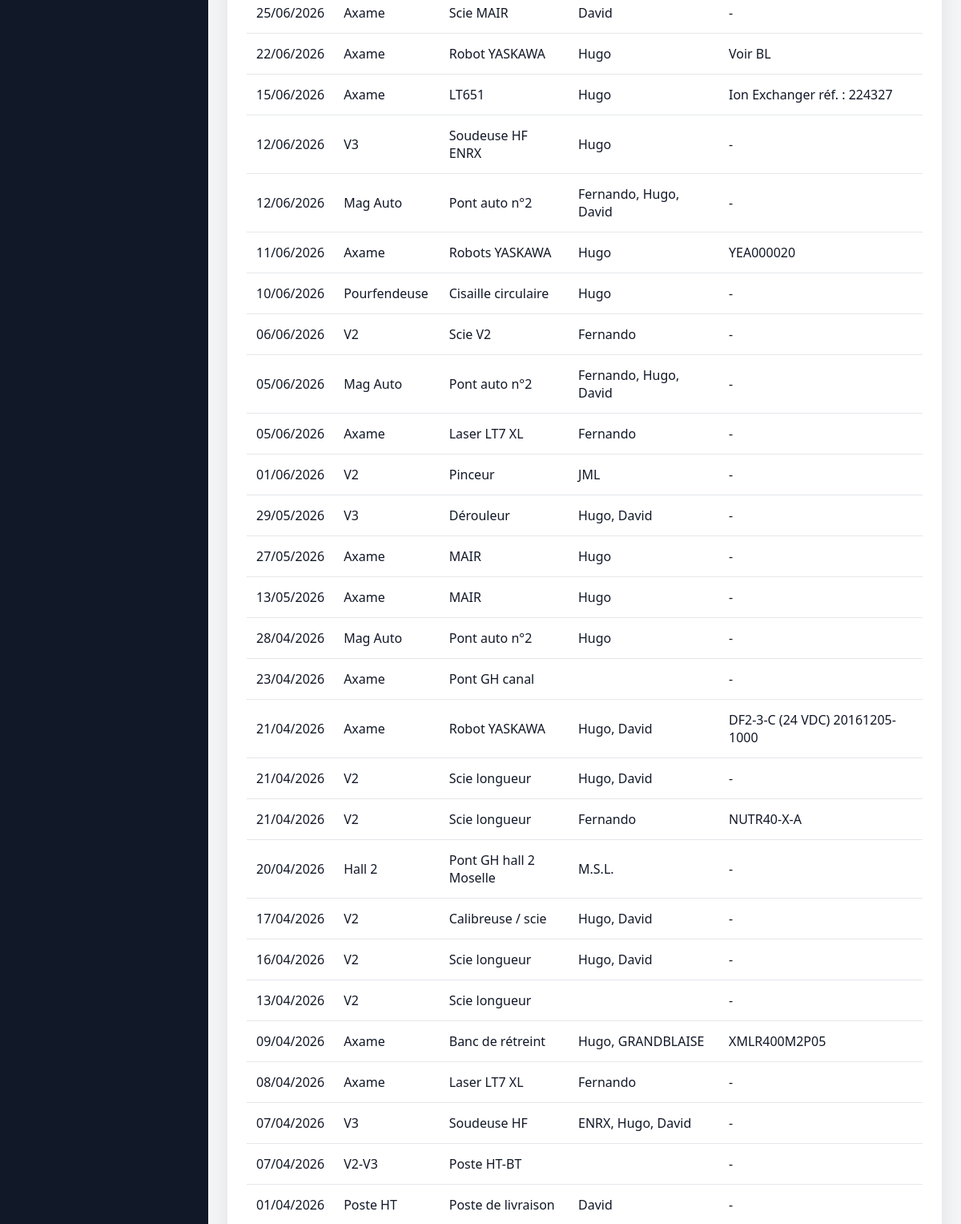
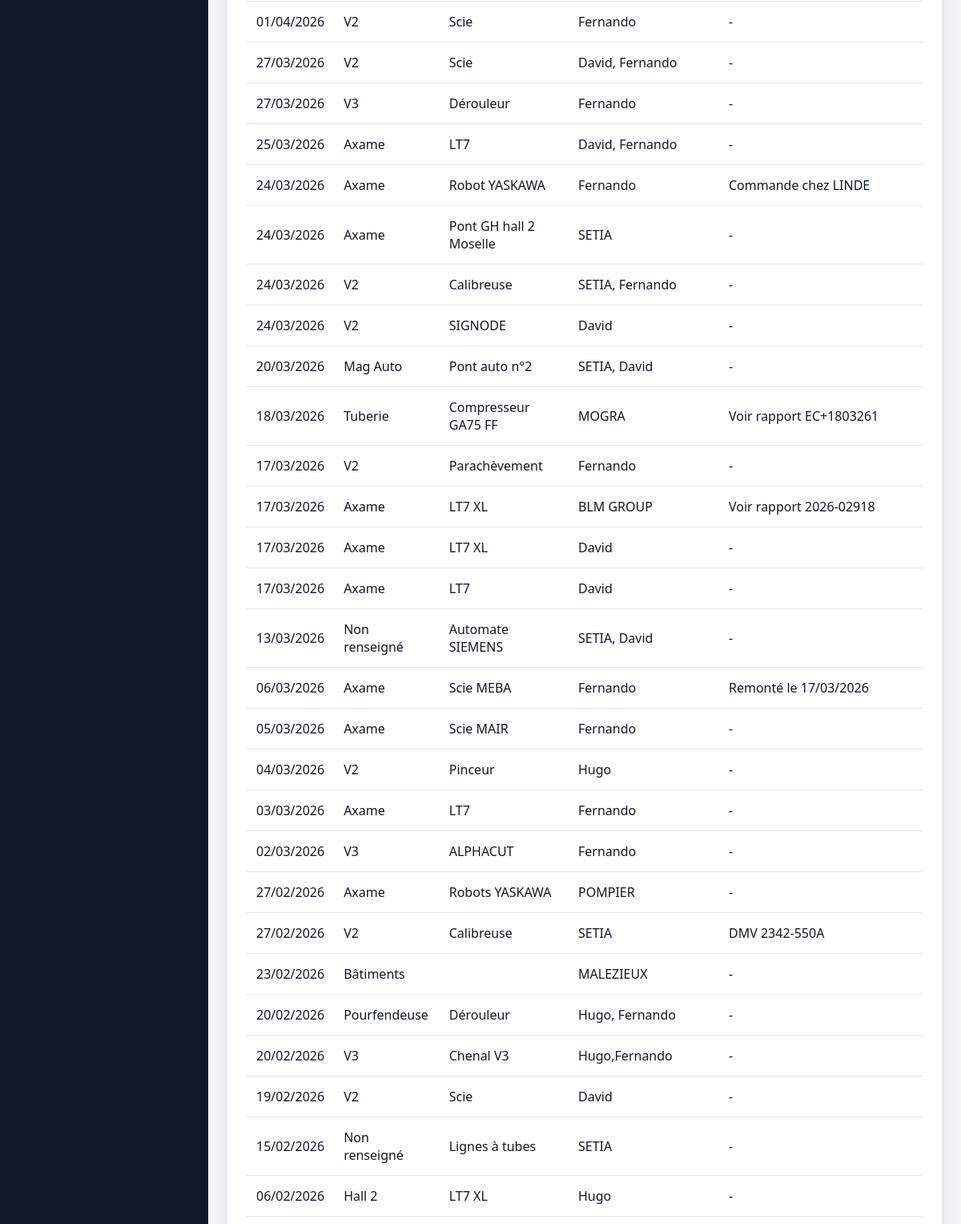
Page /rapports (middle part) on the earlier database version (2 pictures, top to bottom).
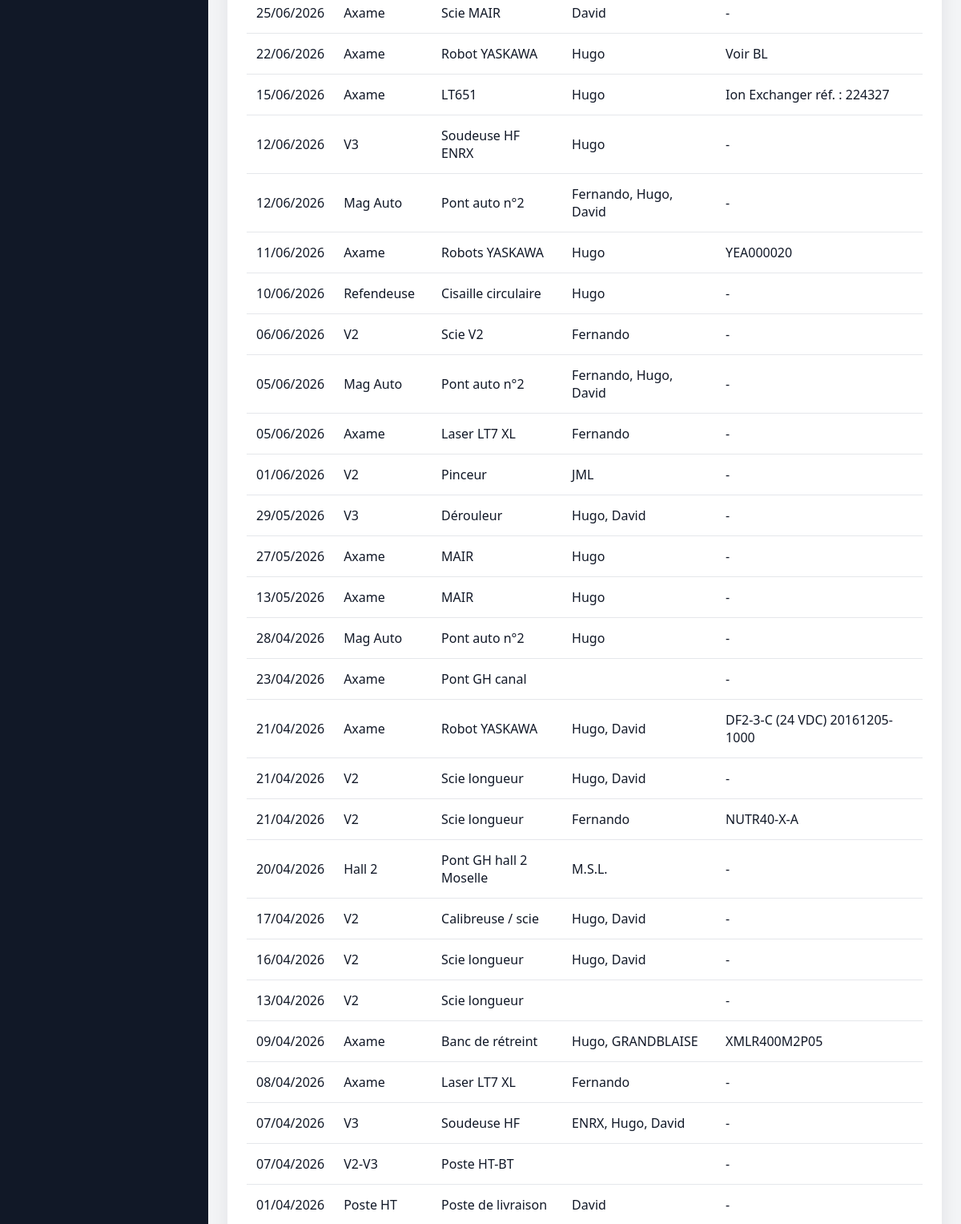
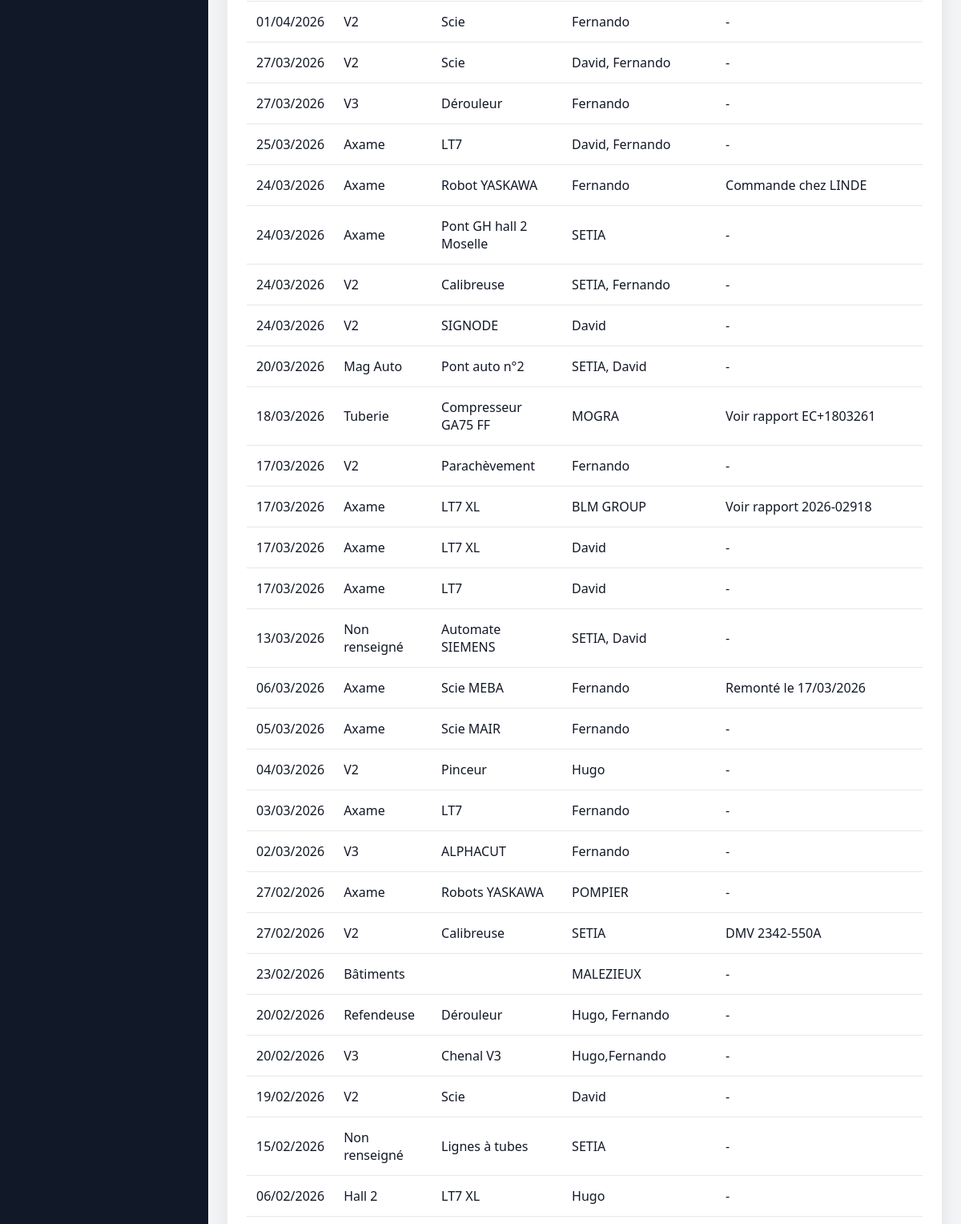
Same page on the later database version (2 pictures, top to bottom).
### tables this page shows
CREATE TABLE rapports_intervention (
            id INTEGER PRIMARY KEY AUTOINCREMENT,
            secteur_id INTEGER,
            machine TEXT,
            probleme TEXT NOT NULL,
            travaux TEXT NOT NULL,
            technicien TEXT NOT NULL,
            commentaire TEXT,
            reference TEXT,
            date_rapport TIMESTAMP DEFAULT CURRENT_TIMESTAMP,
            FOREIGN KEY (secteur_id) REFERENCES secteurs(id)
        );

CREATE TABLE secteurs (
            id INTEGER PRIMARY KEY AUTOINCREMENT,
            nom TEXT NOT NULL UNIQUE
        , actif INTEGER
                NOT NULL DEFAULT 1);

### routes/rapports.py (the view, shortened to what this page needs)
@rapports_bp.route("/rapports")
def liste_rapports():
    recherche = request.args.get("recherche", "").strip()
    secteur_id = request.args.get("secteur_id", "").strip()
    tri = request.args.get("tri", "recent").strip()
    query = """
        SELECT
            rapports_intervention.*,
            secteurs.nom AS secteur_nom
        FROM rapports_intervention
        LEFT JOIN secteurs
            ON rapports_intervention.secteur_id = secteurs.id
        WHERE 1 = 1
    """
    params = []
    if secteur_id:
        query += """
            AND rapports_intervention.secteur_id = ?
        """
        params.append(secteur_id)
    order_by_options = {
        "ancien": "rapports_intervention.date_rapport ASC",
        "secteur": "secteurs.nom ASC",
        "technicien": "rapports_intervention.technicien ASC",
        "recent": "rapports_intervention.date_rapport DESC",
    }
    order_by = order_by_options.get(
        tri,
        order_by_options["recent"]
    )
    query += f" ORDER BY {order_by}"
    with connexion_db() as conn:
        rapports = conn.execute(
            query,
            params
        ).fetchall()
        secteurs = get_all_secteurs(conn)
    return render_template(
        "rapports/liste.html",
        rapports=rapports,
        secteurs=secteurs,
        recherche=recherche,
        secteur_id=secteur_id,
        tri=tri
    )

### app.py (called while the page is built)
@app.template_filter("date_fr")
def date_fr(value):
    if not value:
        return ""
    if isinstance(value, datetime):
        return value.strftime("%d/%m/%Y")
    try:
        date_value = datetime.fromisoformat(str(value))
        return date_value.strftime("%d/%m/%Y")
    except (ValueError, TypeError):
        return str(value)

### database.py (called while the page is built)
def is_postgres():
    return bool(DATABASE_URL)

def get_db_connection():
    if is_postgres():
        return PostgresConnectionAdapter(DATABASE_URL)
    conn = sqlite3.connect(DB_PATH)
    conn.row_factory = sqlite3.Row
    conn.execute("PRAGMA foreign_keys = ON")
    return conn

### routes/rapports.py (called while the page is built)
def get_all_secteurs(conn):
    return conn.execute("""
        SELECT *
        FROM secteurs
        WHERE actif = TRUE
        ORDER BY nom
    """).fetchall()

### services/database_service.py (called while the page is built)
@contextmanager
def connexion_db():
    conn = get_db_connection()
    try:
        yield conn
    finally:
        conn.close()

### templates/rapports/liste.html (shortened to what this page needs)
{% extends "base.html" %}
{% block content %}
<section class="card">
    {% if rapports %}
        <div class="table-container">
            <table class="modern-table">
                <tbody>
                    {% for rapport in rapports %}
                    <tr class="clickable-row" onclick="window.location='/rapports/{{ rapport.id }}'">
                        <td>{{ rapport.date_rapport|date_fr }}</td>
                        <td>{{ rapport.secteur_nom or "Non renseigné" }}</td>
                        <td>{{ rapport.machine }}</td>
                        <td>{{ rapport.technicien }}</td>
                        <td>{{ rapport.reference or "-" }}</td>
                    </tr>
                    {% endfor %}
                </tbody>
            </table>
        </div>
    {% else %}
        <div class="empty-state">
            <div class="icon">📭</div>
            <p>Aucun rapport enregistré.</p>
        </div>
    {% endif %}
</section>
{% endblock %}

Differences in the rows shown:
changed through a linked row, rapports_intervention "Cisaille circulaire": nom "Pourfendeuse" → "Refendeuse"
changed through a linked row, rapports_intervention "Hugo, Fernando": nom "Pourfendeuse" → "Refendeuse"
